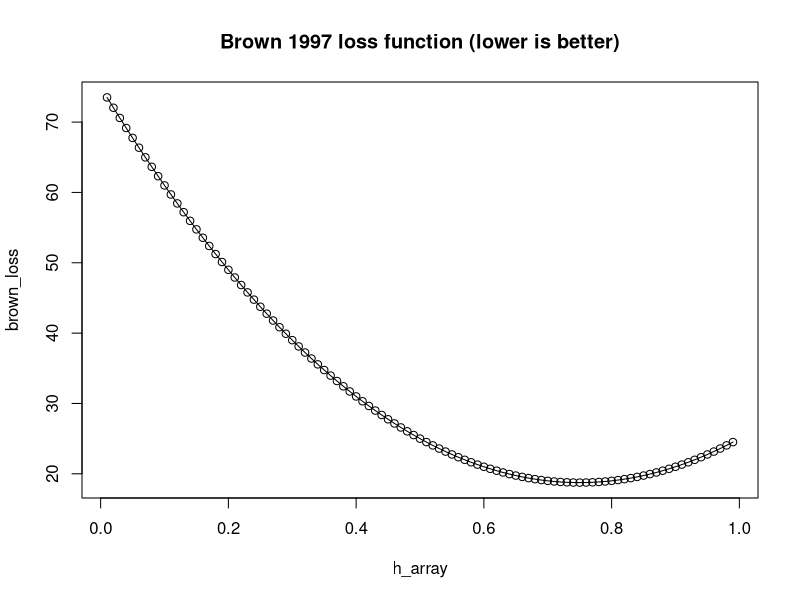
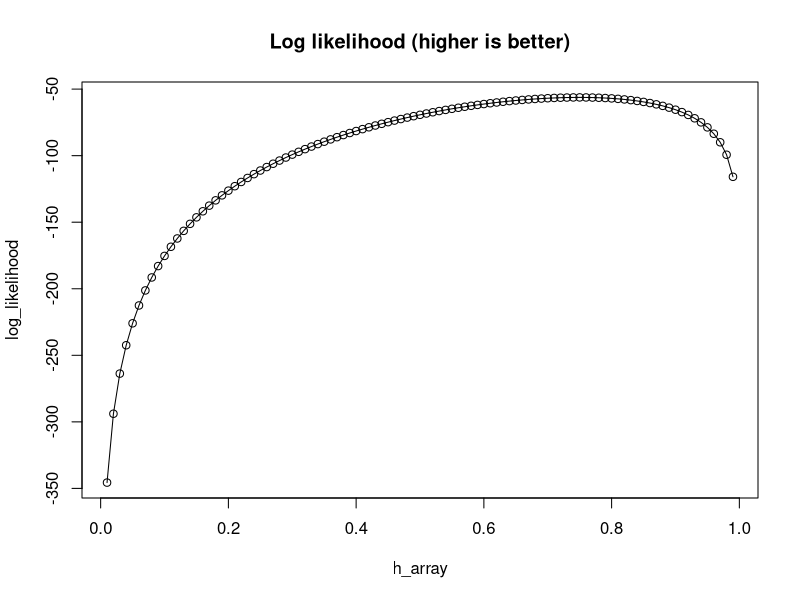
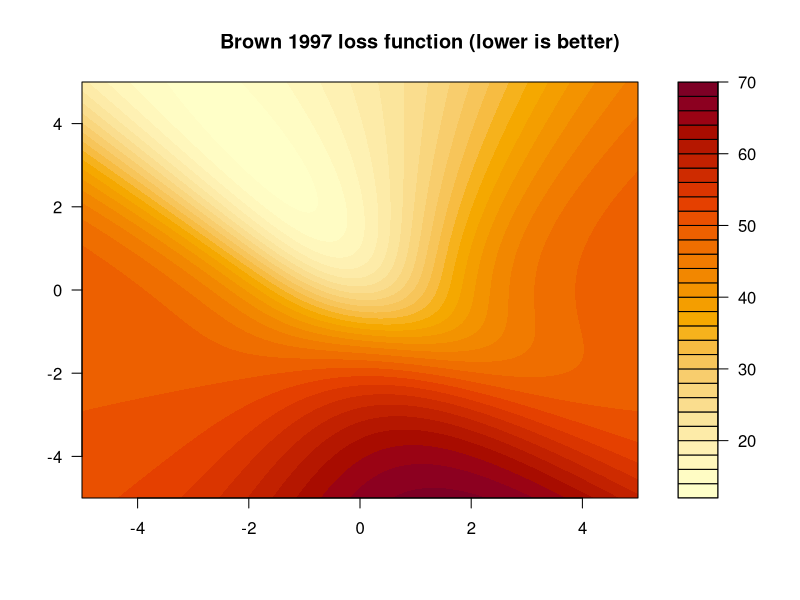
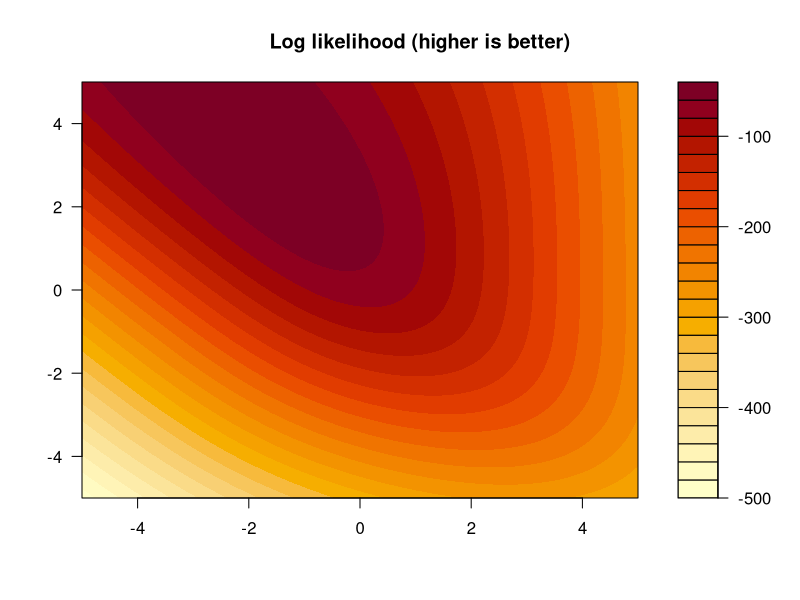

These figures' R source, in order:
## ---- chunk 1
knitr::opts_chunk$set(echo = TRUE)
## ---- chunk 2
n_atrisk <- 100 #number of individuals at risk during this time interval
failure_prop <- 0.75 #true hazard proportion / proportion of failure during this time interval
failure <- c(rep(0,round(n_atrisk*(1-failure_prop))), rep(1,round(n_atrisk*failure_prop)))
h_array <- seq(0.01,0.99,0.01) #predicted hazard proportion -- what proportion of individuals at risk will have failure during this time interval?
brown_loss <- rep(0,length(h_array)) #Brown 1997 loss function
log_likelihood <- rep(0,length(h_array)) #log likelihood
for (i in seq(length(h_array))) {
  h <- h_array[i]
  brown_loss[i] <- sum(((1-h)*failure)^2) + sum((h*(1-failure))^2)
  log_likelihood[i] <- sum(log((h*failure)[h*failure>0])) + sum(log(((1-h)*(1-failure))[(1-h)*(1-failure)>0]))
}
plot(h_array,brown_loss, type="o") #want to minimize Brown loss
title('Brown 1997 loss function (lower is better)')

plot(h_array,log_likelihood, type="o") #want to maximize log likelihood
title('Log likelihood (higher is better)')
## ---- chunk 3
best_h <- h_array[which(brown_loss==min(brown_loss))]
cbind(h=best_h)
## ---- chunk 4
best_h <- h_array[which(log_likelihood==max(log_likelihood))]
cbind(h=best_h)
## ---- chunk 5
n_atrisk <- 100
failure_prop <- 0.5
failure <- c(rep(0,round(n_atrisk*(1-failure_prop))), rep(1,round(n_atrisk*failure_prop)))
x <- c(rnorm(round(n_atrisk*(1-failure_prop)),mean=0,sd=0.5), rnorm(round(n_atrisk*failure_prop),mean=1,sd=0.5))
intercept_array <- seq(-5,5,0.025)
slope_array <- seq(-5,5,0.025)
brown_loss <- array(0,c(length(intercept_array), length(slope_array))) #Brown et al. 1997 loss function
log_likelihood <- array(0,c(length(intercept_array), length(slope_array))) #log likelihood
for (i in seq(length(intercept_array))) {
  for (j in seq(length(slope_array))) {
    intercept <- intercept_array[i]
    slope <- slope_array[j]
    h <- 1/(1+exp(-(slope*x + intercept)))
    brown_loss[i,j] <- sum(((1-h)*failure)^2) + sum((h*(1-failure))^2)
    log_likelihood[i,j] <- sum(log((h*failure)[h*failure>0])) + sum(log(((1-h)*(1-failure))[(1-h)*(1-failure)>0]))
  }
}
filled.contour(intercept_array, slope_array,brown_loss)
title('Brown 1997 loss function (lower is better)')
filled.contour(intercept_array, slope_array,log_likelihood)
title('Log likelihood (higher is better)')
## ---- chunk 6
best_intercept <- intercept_array[which(brown_loss==min(brown_loss), arr.ind = T)[1]]
best_slope <- slope_array[which(brown_loss==min(brown_loss), arr.ind = T)[2]]
best_h <- 1/(1+exp(-(best_slope*x + best_intercept)))
cbind(intercept=best_intercept, slope=best_slope)
## ---- chunk 7
best_intercept <- intercept_array[which(log_likelihood==max(log_likelihood), arr.ind = T)[1]]
best_slope <- slope_array[which(log_likelihood==max(log_likelihood), arr.ind = T)[2]]
best_h <- 1/(1+exp(-(best_slope*x + best_intercept)))
cbind(intercept=best_intercept, slope=best_slope)
